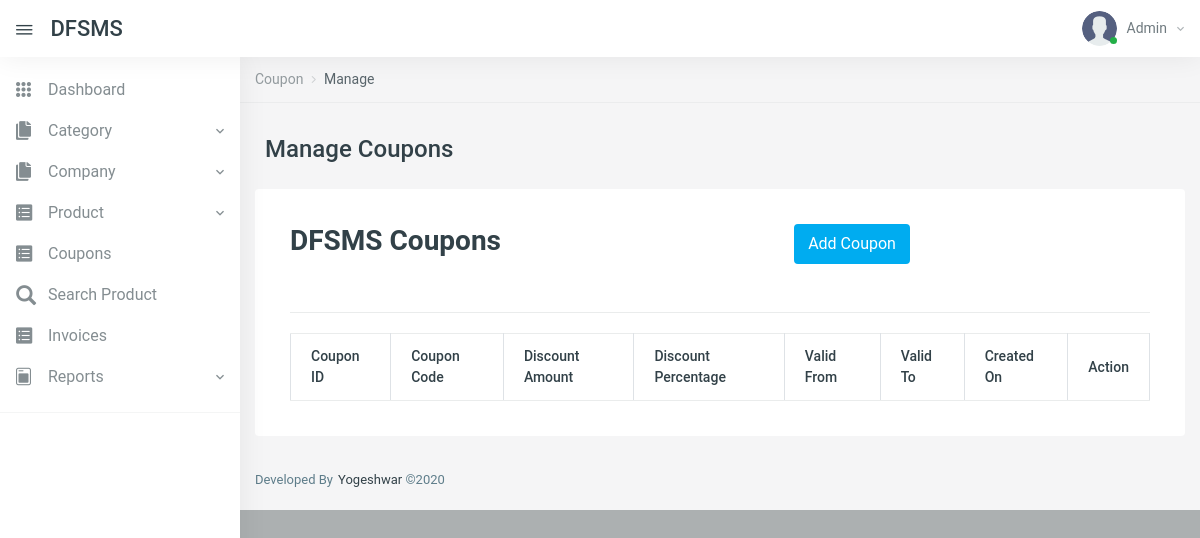
The page /coupon.php (signed in) on the database as committed earlier.
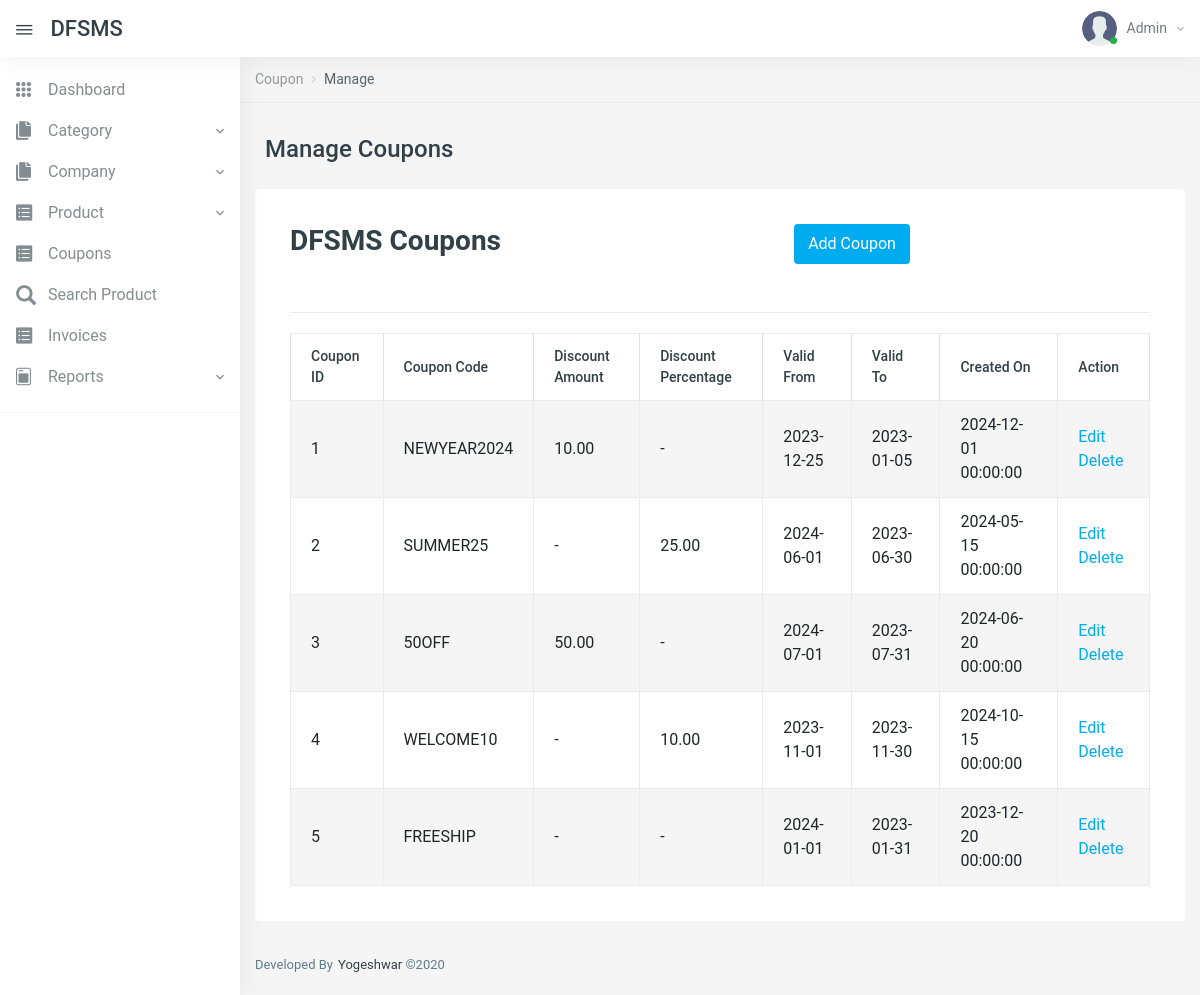
The same page on the database as committed later.
### tables this page shows
CREATE TABLE `tblcoupons` (
     `CouponID` int(11) NOT NULL,
     `CouponCode` varchar(50) NOT NULL,
     `DiscountAmount` decimal(10,2) DEFAULT NULL,
     `DiscountPercentage` decimal(5,2) DEFAULT NULL,
     `ValidFrom` date DEFAULT NULL,
     `ValidTo` date DEFAULT NULL,
     `CreatedOn` timestamp NOT NULL DEFAULT current_timestamp()
);

### coupon.php (the view, shortened to what this page needs)
<?php
include('includes/config.php');
if (strlen($_SESSION['aid']==0)) {
    header('location:logout.php');
} else {
    ?>
    <!DOCTYPE html>
    <html lang="en">
    <head>
        <link href="vendors/datatables.net-dt/css/jquery.dataTables.min.css" rel="stylesheet" type="text/css" />
        <link href="vendors/datatables.net-responsive-dt/css/responsive.dataTables.min.css" rel="stylesheet" type="text/css" />
        <link href="vendors/jquery-toggles/css/toggles.css" rel="stylesheet" type="text/css">
        <link href="vendors/jquery-toggles/css/themes/toggles-light.css" rel="stylesheet" type="text/css">
        <link href="dist/css/style.css" rel="stylesheet" type="text/css">
    </head>
    <body>
    <div class="hk-wrapper hk-vertical-nav">
        <?php include_once('includes/navbar.php');
        include_once('includes/sidebar.php');
        ?>
        <div class="hk-pg-wrapper" >
            <nav class="hk-breadcrumb" aria-label="breadcrumb">
                <ol class="breadcrumb breadcrumb-light bg-transparent">
                    <li class="breadcrumb-item"><a href="#">Coupon</a></li>
                    <li class="breadcrumb-item active" aria-current="page">Manage</li>
                </ol>
            </nav>
            <div class="container">
                <div class="hk-pg-header">
                    <h4 class="hk-pg-title"><span class="pg-title-icon"><span class="feather-icon"><i data-feather="file"></i></span></span>Manage Coupons</h4>
                </div>
                <div class="row">
                    <div class="col-xl-12">
                        <section class="hk-sec-wrapper hk-invoice-wrap pa-35"  id ='DivIdToPrint'>
                            <div class="invoice-from-wrap">
                                <div class="row">
                                    <div class="col-md-7 mb-20">
                                        <h3 class="mb-35 font-weight-600">DFSMS Coupons</h3>
                                    </div>
                                    <div>
                                        <a href="add-coupon.php" class="btn btn-primary">Add Coupon</a>
                                    </div>
                                </div>
                            </div>
                            <hr class="mt-0">
                            <div class="row" >
                                <div class="col-sm">
                                    <div class="table-wrap">
                                        <table class="table mb-0 table-striped table-bordered table-hover">
                                            <thead>
                                            <tr>
                                                <th>Coupon ID</th>
                                                <th>Coupon Code</th>
                                                <th>Discount Amount</th>
                                                <th>Discount Percentage</th>
                                                <th>Valid From</th>
                                                <th>Valid To</th>
                                                <th>Created On</th>
                                                <th>Action</th>
                                            </tr>
                                            </thead>
                                            <tbody>
                                            <?php
                                            $query = mysqli_query($con, "SELECT * FROM tblcoupons");
                                            while($row = mysqli_fetch_assoc($query)) {
                                                ?>
                                                <tr>
                                                    <td><?php echo $row['CouponID']; ?></td>
                                                    <td><?php echo $row['CouponCode']; ?></td>
                                                    <td><?php echo ($row['DiscountAmount'] == 0) ? '-' : $row['DiscountAmount']; ?></td>
                                                    <td><?php echo ($row['DiscountPercentage'] == 0) ? '-' : $row['DiscountPercentage']; ?></td>
                                                    <td><?php echo $row['ValidFrom']; ?></td>
                                                    <td><?php echo $row['ValidTo']; ?></td>
                                                    <td><?php echo $row['CreatedOn']; ?></td>
                                                    <td>
                                                        <a href="edit-coupon.php?id=<?php echo base64_encode($row['CouponID']); ?>">Edit</a>
                                                        <a href="coupon.php?del=<?php echo base64_encode($row['CouponID']); ?>" onclick="return confirm('Are you sure you want to delete this coupon?');">Delete</a>
                                                    </td>
                                                </tr>
                                            <?php } ?>
                                            </tbody>
                                        </table>
                                    </div>
                                </div>
                            </div>
                        </section>
                    </div>
                </div>
            </div>
            <?php include_once('includes/footer.php');?>
        </div>
    </div>
    </body>
    </html>
<?php } ?>

### includes/navbar.php (shortened to what this page needs)
     <nav class="navbar navbar-expand-xl navbar-light fixed-top hk-navbar">
            <a id="navbar_toggle_btn" class="navbar-toggle-btn nav-link-hover" href="javascript:void(0);"><i class="ion ion-ios-menu"></i></a>
            <a class="navbar-brand" href="dashboard.php">DFSMS
            </a>
            <ul class="navbar-nav hk-navbar-content">
                <li class="nav-item dropdown dropdown-authentication">
                    <a class="nav-link dropdown-toggle no-caret" href="#" role="button" data-toggle="dropdown" aria-haspopup="true" aria-expanded="false">
                        <div class="media">
                            <div class="media-img-wrap">
                                <div class="avatar">
                                    <img src="dist/img/user.png" alt="user" class="avatar-img rounded-circle">
                                </div>
                                <span class="badge badge-success badge-indicator"></span>
                            </div>
<?php
$adminid=$_SESSION['aid'];
$query=mysqli_query($con,"select AdminName from tbladmin where id='$adminid'");
$row=mysqli_fetch_array($query);
?>
                            <div class="media-body">
                                <span><?php echo $row['AdminName'];?><i class="zmdi zmdi-chevron-down"></i></span>
                            </div>
                        </div>
                    </a>
                </li>
            </ul>
        </nav>

### includes/sidebar.php (shortened to what this page needs)
        <nav class="hk-nav hk-nav-light">
            <div class="nicescroll-bar">
                <div class="navbar-nav-wrap">
                    <ul class="navbar-nav flex-column">
<li class="nav-item">
<a class="nav-link" href="dashboard.php">
<i class="ion ion-ios-keypad"></i>
<span class="nav-link-text">Dashboard</span>
</a>
</li>
<li class="nav-item">
<a class="nav-link" href="javascript:void(0);" data-toggle="collapse" data-target="#cats_drp">
<i class="ion ion-ios-copy"></i>
<span class="nav-link-text">Category</span></a>
</li>
<li class="nav-item">
<a class="nav-link" href="javascript:void(0);" data-toggle="collapse" data-target="#company_drp">
<i class="ion ion-ios-copy"></i>
<span class="nav-link-text">Company</span></a>
</li>
                        <li class="nav-item">
                            <a class="nav-link" href="javascript:void(0);" data-toggle="collapse" data-target="#product_drp">
                                <i class="ion ion-ios-list-box"></i>
                                <span class="nav-link-text">Product</span></a>
                        </li>
                        <li class="nav-item">
                            <a class="nav-link" href="coupon.php">
                                <i class="ion ion-ios-list-box"></i>
                                <span class="nav-link-text">Coupons</span>
                            </a>
                        </li>
<li class="nav-item">
<a class="nav-link" href="search-product.php">
<i class="glyphicon glyphicon-search"></i>
<span class="nav-link-text">Search Product</span>
</a>
</li>
<li class="nav-item">
<a class="nav-link" href="invoices.php">
<i class="ion ion-ios-list-box"></i>
<span class="nav-link-text">Invoices</span>
</a>
</li>
<li class="nav-item">
<a class="nav-link" href="javascript:void(0);" data-toggle="collapse" data-target="#reports_drp">
<i class="ion ion-ios-today"></i>
<span class="nav-link-text">Reports</span></a>
</li>
</ul>
                    <hr class="nav-separator">
                </div>
            </div>
        </nav>

### includes/footer.php
            <div class="hk-footer-wrap container">
                <footer class="footer">
                    <div class="row">
                        <div class="col-md-6 col-sm-12">
<p>Developed By<a class="text-dark">Yogeshwar</a> ©2020</p>
                        </div>
                    </div>
                </footer>
            </div>

Rows that differ between the two databases and show on the page:
added tblcoupons: CouponID "1", CouponCode "NEWYEAR2024", DiscountAmount "10.00", ValidFrom "2023-12-25", ValidTo "2023-01-05", CreatedOn "2024-12-01 00:00:00"
added tblcoupons: CouponID "2", CouponCode "SUMMER25", DiscountPercentage "25.00", ValidFrom "2024-06-01", ValidTo "2023-06-30", CreatedOn "2024-05-15 00:00:00"
added tblcoupons: CouponID "3", CouponCode "50OFF", DiscountAmount "50.00", ValidFrom "2024-07-01", ValidTo "2023-07-31", CreatedOn "2024-06-20 00:00:00"
added tblcoupons: CouponID "4", CouponCode "WELCOME10", DiscountPercentage "10.00", ValidFrom "2023-11-01", ValidTo "2023-11-30", CreatedOn "2024-10-15 00:00:00"
added tblcoupons: CouponID "5", CouponCode "FREESHIP", ValidFrom "2024-01-01", ValidTo "2023-01-31", CreatedOn "2023-12-20 00:00:00"
